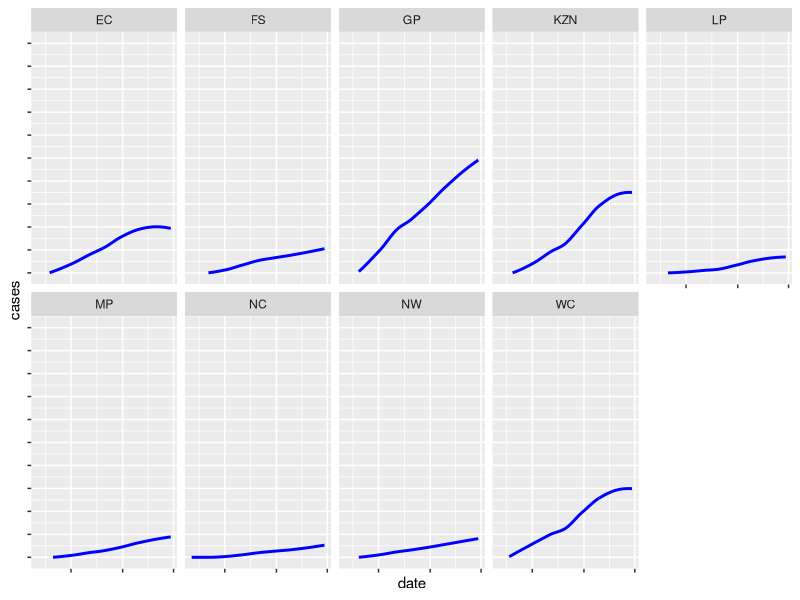

R code for this plot:
## ---- chunk 1
library(tidyverse)
library(lubridate)
## ---- chunk 2
data <- read.csv("data/covid19za_provincial_cumulative_timeline_confirmed.csv")
head(data)
## ---- chunk 3
cases <- data %>% pivot_longer(c('EC', 'FS', 'GP', 'KZN', 'LP', 'MP', 'NC', 'NW', 'WC', 'UNKNOWN'), names_to = "province", values_to = "cases")
cases <- cases %>% 
  select(date, province, cases, total)  %>% 
  filter(province != 'UNKNOWN')
cases <- cases %>% mutate(date = dmy(date))

head(cases)
## ---- chunk 4
ggplot(cases, aes(date, cases)) + 
  geom_smooth(color = "blue") + 
  scale_y_continuous(breaks = seq(0, 1000000, by = 100000), limits = c(0, 1000000), labels = NULL) +
  scale_x_date(labels = NULL) +
  facet_wrap(~ province, nrow = 2)

